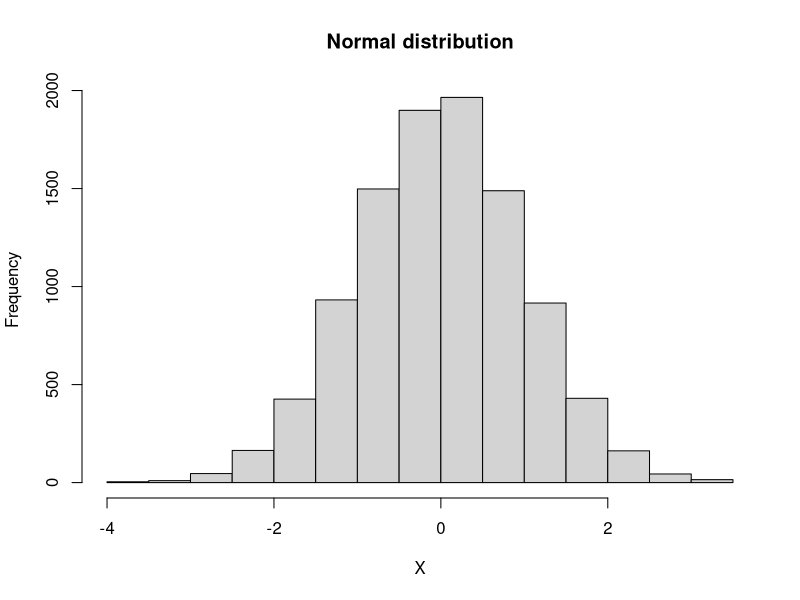
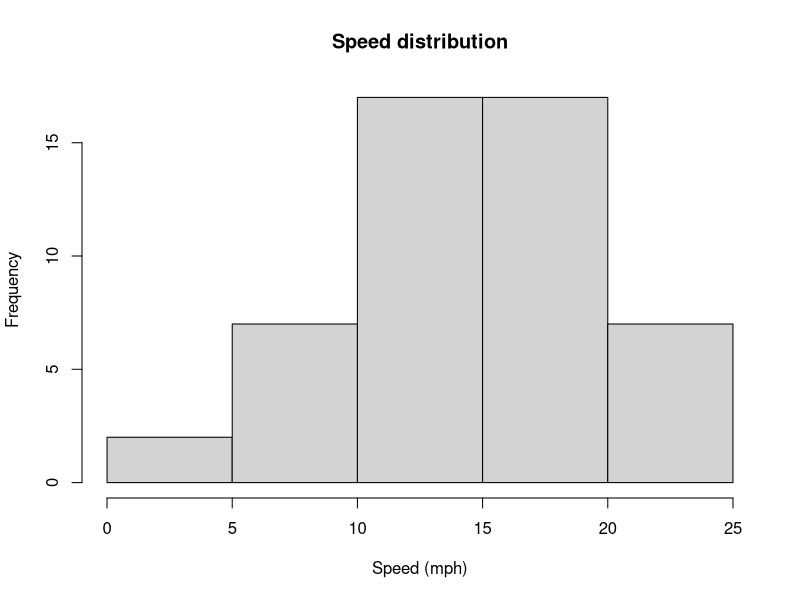
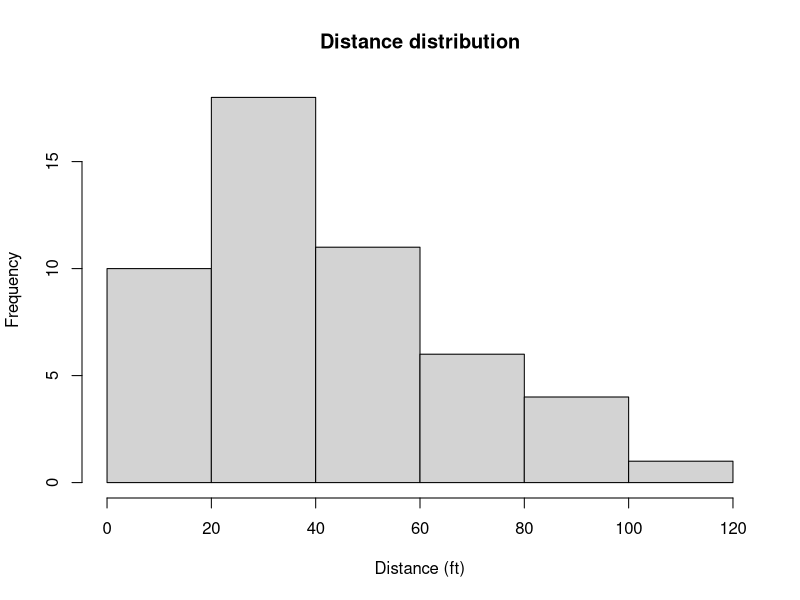
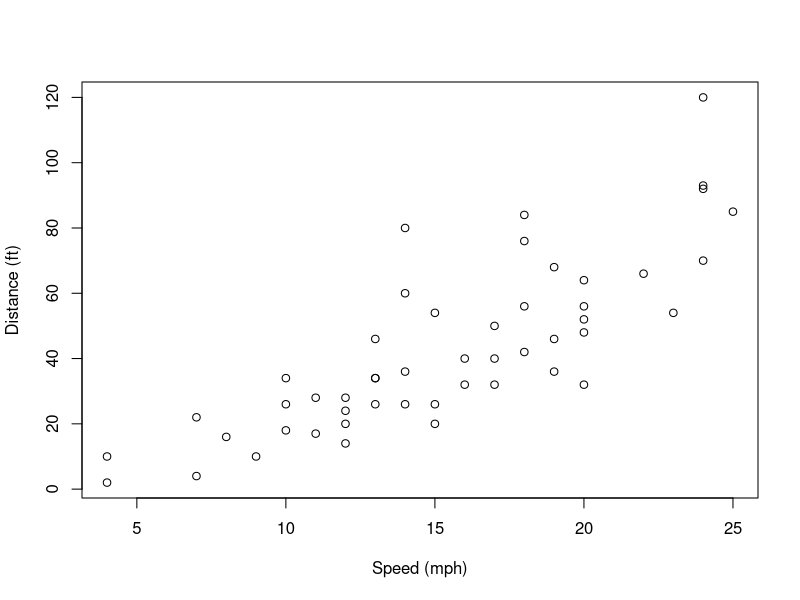
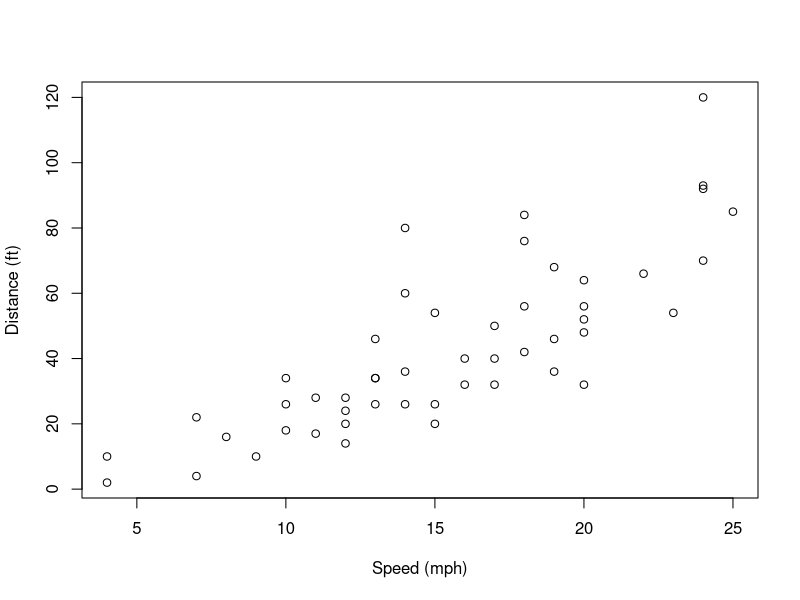
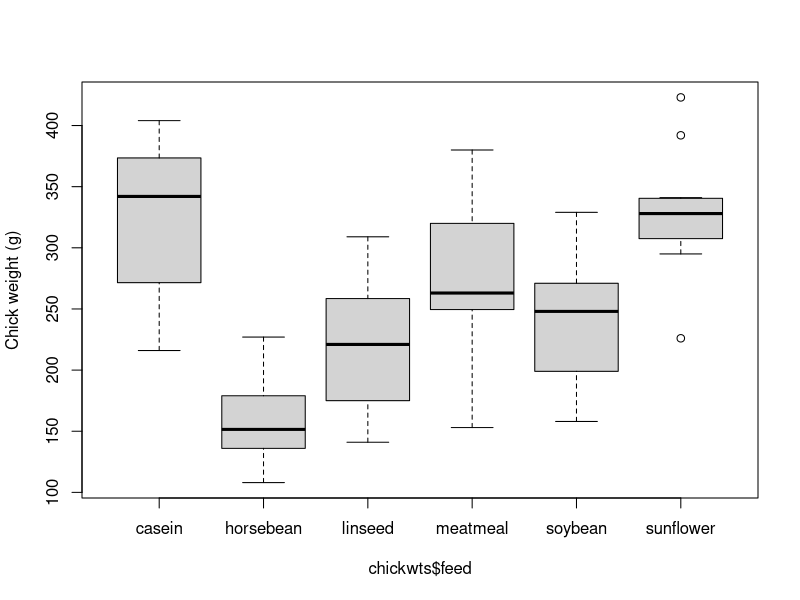
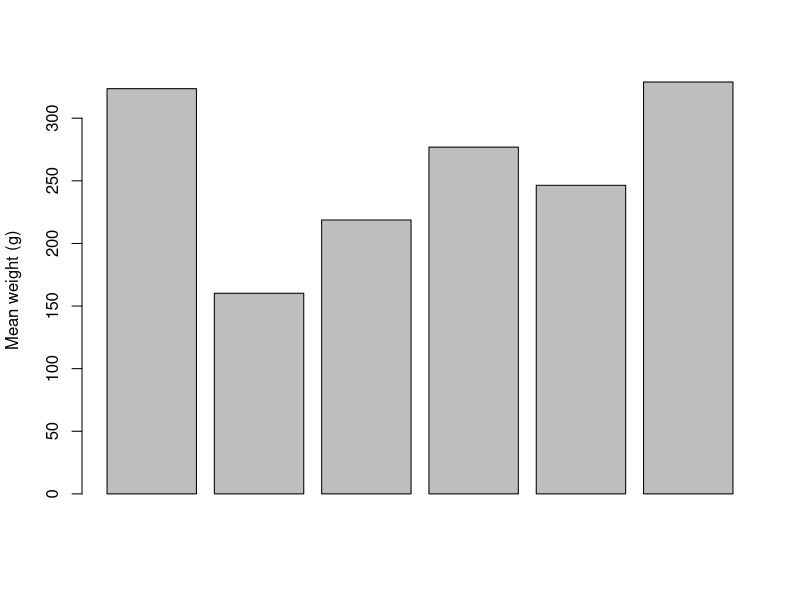
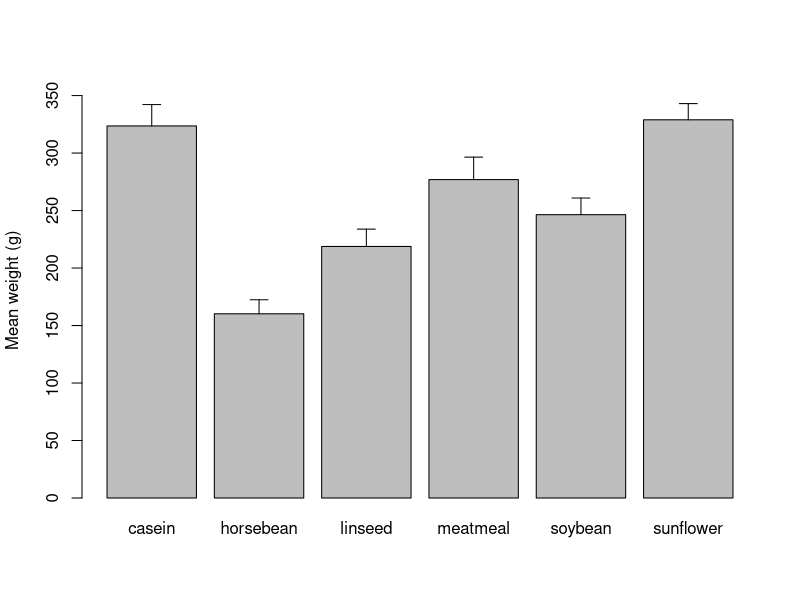

The R script that drew these images, in order:
## ---- chunk 1
a <- 1
print(a)
## ---- chunk 2
a <- 3
print(a)
## ---- chunk 3
a <- 4
print(a)
## ---- chunk 4
hist(rnorm(10000), xlab="X", main="Normal distribution")
## ---- chunk 5
knitr::opts_chunk$set(error=FALSE)
## ---- chunk 6
head(cars)
## ---- chunk 7
# Put some code here!
## ---- chunk 8
summary(cars)
## ---- chunk 9
# Put some code here!
## ---- chunk 10
hist(cars$speed, xlab="Speed (mph)", main="Speed distribution")
hist(cars$dist, xlab="Distance (ft)", main="Distance distribution")
## ---- chunk 11
# Put some code here!
## ---- chunk 12
plot(cars$speed, cars$dist, xlab="Speed (mph)", ylab="Distance (ft)")
## ---- chunk 13
# Put some code here!
## ---- chunk 14
plot(cars$speed, cars$dist, xlab="Speed (mph)", ylab="Distance (ft)")
# Put some code here!
## ---- chunk 15
head(chickwts)
## ---- chunk 16
summary(chickwts)
## ---- chunk 17
table(chickwts$feed)
## ---- chunk 18
library(dplyr)
by.feed.type <- chickwts %>%
  group_by(feed) %>%
  summarise(min = min(weight),
            q1 = quantile(weight, p = 0.25),
            median = quantile(weight, p = 0.5),
            mean = mean(weight),
            q3 = quantile(weight, p = 0.75),
            max = max(weight),
            sd = sd(weight),
            n = n())

by.feed.type
## ---- chunk 19
boxplot(chickwts$weight ~ chickwts$feed, ylab="Chick weight (g)")
## ---- chunk 20
# Put some code here!
## ---- chunk 21
barplot(by.feed.type$mean, ylab = "Mean weight (g)")
## ---- chunk 22
# Put some code here!
## ---- chunk 23
sd.wts <- by.feed.type$sd
n.obs <- by.feed.type$n
se.wts <- sd.wts/sqrt(n.obs)
## ---- chunk 24
mean.wts <- by.feed.type$mean
x.pos <- barplot(mean.wts, ylab="Mean weight (g)", names.arg = by.feed.type$feed, ylim=c(0, max(mean.wts)*1.1))
mean.plus.se <- mean.wts + se.wts
segments(x.pos, mean.wts, x.pos, mean.plus.se)
segments(x.pos+0.1, mean.plus.se, x.pos-0.1, mean.plus.se)
## ---- chunk 25
# Put some code here!
## ---- chunk 26
head(Orange)
## ---- chunk 27
summary(Orange)
## ---- chunk 28
# Put some code here!
## ---- chunk 29
by.tree <- Orange %>%
  group_by(Tree) %>%
  summarise(mean_age = mean(age),
            mean_circumference = mean(circumference),
            median_age = median(age),
            median_circumference = median(circumference))
by.tree
## ---- chunk 30
by.tree <- Orange %>%
  group_by(Tree) %>%
  summarise_each(funs(mean = mean(.), median = median(.)), 
                 age, circumference)
by.tree
## ---- chunk 31
# Put some code here!
## ---- chunk 32
plot(Orange$age, Orange$circumference, xlab="Age (days)", ylab="Circumference (mm)")
## ---- chunk 33
tree.number <- as.integer(levels(Orange$Tree))[Orange$Tree] # To deal with factors... see later.
tree.col <- c('red', 'blue', 'grey', 'orange', 'darkgreen')
# Put some code here!

tree.pch <- c(1, 2, 3, 4, 5)
# Put some code here!

## ---- chunk 34
plot(Orange$age, Orange$circumference, xlab="Age (days)", ylab="Circumference (mm)")
is.tree.1 <- Orange$Tree==1
# Put some code here!
## ---- chunk 35
plot(Orange$age, Orange$circumference, xlab="Age (days)", ylab="Circumference (mm)")

for (tree in unique(Orange$Tree)) { 
    is.tree <- Orange$Tree==tree 
    lines(Orange$age[is.tree], Orange$circumference[is.tree]) 
} 
## ---- chunk 36
x <- runif(50)
y <- (x-0.5)^2
plot(x, y)
lines(x, y)
# Put some code here!
## ---- chunk 37
summary(trees)
## ---- chunk 38
par(mfrow=c(1, 3))
plot(trees$Girth, trees$Height)
plot(trees$Girth, trees$Volume)
plot(trees$Volume, trees$Height)
## ---- chunk 39
# Put some code here!
## ---- chunk 40
par(mar=c(1.1, 1.1, 1.1, 1.1))
plot(trees$Girth, trees$Height)
## ---- chunk 41
# Put some code here!
## ---- chunk 42
dev.off() # close and reset the plotting area
barplot(by.feed.type$mean, names.arg = by.feed.type$feed, xlab="Mean weight (g)",
        horiz=TRUE, las=1)
## ---- chunk 43
# Put  some code here!
## ---- chunk 44
pdf("my_plot.pdf")
plot(trees$Girth, trees$Height)
dev.off()
## ---- chunk 45
# Put some code here!
## ---- chunk 46
png("my_plot.png", width=2000, height=2000, res=300, pointsize=15)
plot(trees$Girth, trees$Height)
dev.off()
## ---- chunk 47
# Put some code here!
